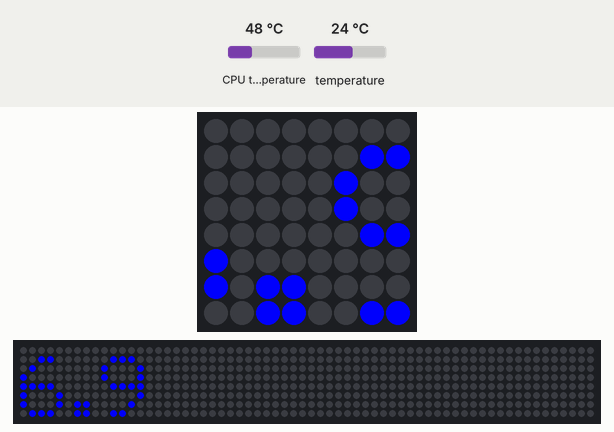
The program below on a simulated Raspberry Pi (BCM pin numbers) with a Sense HAT. Parts: the Sense HAT's 8×8 RGB LED matrix, a strip that is not on the board, showing the scrolling text unrolled. The inputs (shaded band) are chosen by the test bench; at power-on: temperature 24 °C, CPU temperature 48 °C. The 64×8 strip is a reading aid, not a part: it shows the text the matrix is scrolling, unrolled, one strip-width of it at a time.

Above: at 1.29 s.
1.3 s: temperature set to 41 °C
10.5 s: CPU temperature set to 58 °C
At 12.52 s:
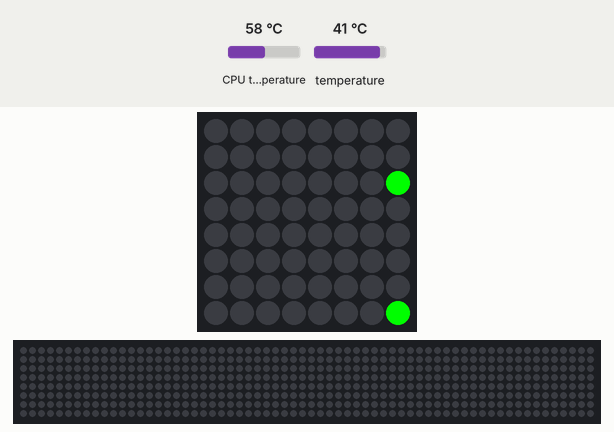
19.7 s: CPU temperature set to 31 °C
At 25.46 s:
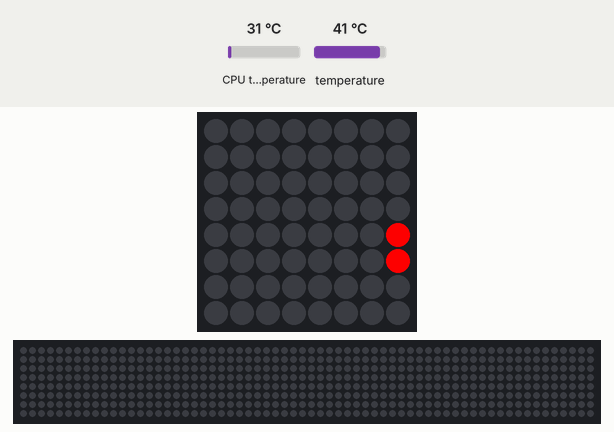
28.9 s: temperature set to 12 °C
At 38.19 s:
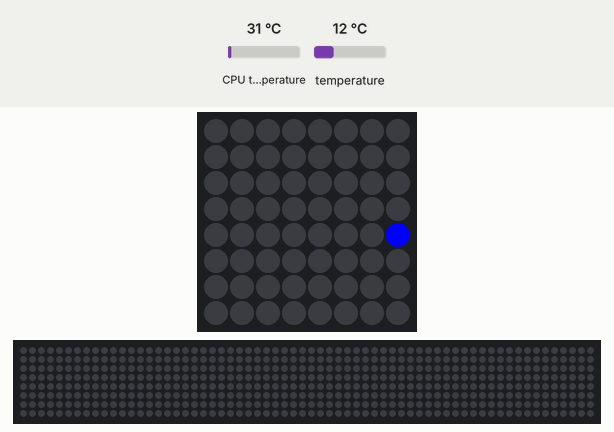

The program:

monitorAndDisplay.py
```python
from sense_hat import SenseHat
from time import sleep
from reader import Reader
import subprocess

def checkTemp(sense):
	cpuTemp = subprocess.check_output("vcgencmd measure_temp", shell=True)
	array1 = str(cpuTemp).split("=")
	array2 = array1[1].split("'")
	cpuTempFloat = float(array2[0])
	temp = sense.get_temperature()
	actualTemp = temp - ((cpuTempFloat - temp)/1.4) #the formula to derrive temp
	return actualTemp

def displayTemp(sense, temp, reader):
	color = reader.checkComfort(temp) #determines the color of the display
	temp = round(temp,1)
	sense.show_message(str(temp),text_colour=color)


def main():
	sense = SenseHat()
	reader = Reader()
	while True:
		currentTemp = checkTemp(sense)
		displayTemp(sense,currentTemp,reader)
		sleep(10)
		sense.clear()


main()
```

reader.py
```python
import json

class Reader:

	def __init__(self):
		self.blue = (0,0,255)
		self.green = (0,255,0)
		self.red = (255,0,0)

	def checkComfort(self, temp):
		blue = (0,0,255)
		green = (0,255,0)
		red = (255,0,0)
		try:
			with open('config.json') as json_file:
				data = json.load(json_file)
				if temp < data["cold_max"]:
					return blue
				elif temp >= data["comfortable_min"] and temp < data["comfortable_max"]:
					return green
				else:
					return red

		except:
			print("Invalid Json format.")
```

Measured:
- after the input at 10.5 s, the LEDs: change after 2.0 s (image 1)
- after the input at 19.7 s, the LEDs: change after 5.7 s (image 2)
- after the input at 28.9 s, the LEDs: change after 9.2 s (image 3)
